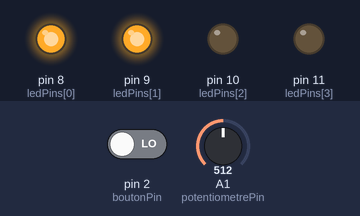
A sketch run on a simulated Arduino Uno, built with avr-gcc and run on an emulated ATmega328P. On the bench: output pins drawn as LEDs (lit = HIGH). The inputs (shaded band) are chosen by the test bench; at power-on: A1 (potentiometrePin) = 512, pin 2 (boutonPin) LOW.

Above: at 1.2 s.
1.3 s: A1 (potentiometrePin) set to 551
2.8 s: A1 (potentiometrePin) set to 570
At 3.4 s:
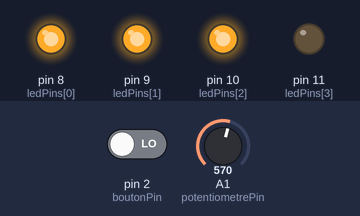
4.3 s: A1 (potentiometrePin) set to 306
At 4.6 s:
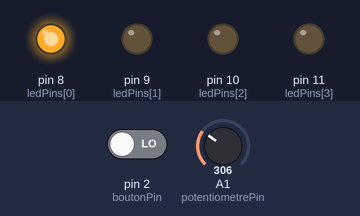
5.8 s: A1 (potentiometrePin) set to 318
At 6.9 s:
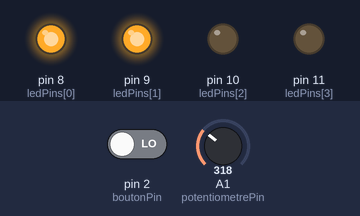
8.8 s: A1 (potentiometrePin) set to 900
At 9.2 s:
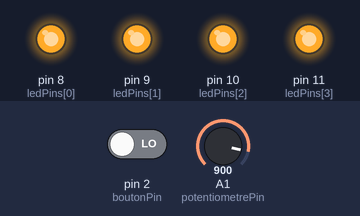
Timing chart, 0 to 11.3 s (numbered marks = the images above; inputs shaded):
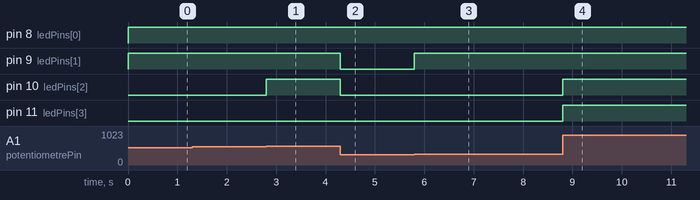

The sketch:

0sx_labo_02.ino
```cpp
// Déclaration des broches
const int potentiometrePin = A1;
const int boutonPin = 2;
const int ledPins[] = {8, 9, 10, 11};

// Variables
int valeurPotentiometre = 0;
int valeurMapped = 0;
bool boutonAppuye = false;

void setup() {
  // Initialisation des broches
  pinMode(boutonPin, INPUT);
  for (int i = 0; i < 4; i++) {
    pinMode(ledPins[i], OUTPUT);
  }

  // Initialisation de la communication série
  Serial.begin(9600);
}

void loop() {
  // Lecture du potentiomètre
  valeurPotentiometre = analogRead(potentiometrePin);
  valeurMapped = map(valeurPotentiometre, 0, 1023, 0, 20);

  // Contrôle des DELs en fonction de la valeur mappée
  if (valeurMapped <= 5) {  // 0 - 25%
    digitalWrite(ledPins[0], HIGH);  //  1ère DEL allumée
    digitalWrite(ledPins[1], LOW);
    digitalWrite(ledPins[2], LOW);
    digitalWrite(ledPins[3], LOW);
  } else if (valeurMapped <= 10) {  // 25 - 50%
    digitalWrite(ledPins[0], HIGH);  // Allumage des 2 premières DELs
    digitalWrite(ledPins[1], HIGH);
    digitalWrite(ledPins[2], LOW);
    digitalWrite(ledPins[3], LOW);
  } else if (valeurMapped <= 15) {  // 50 - 75%
    digitalWrite(ledPins[0], HIGH);  // Allumage des 3 premières DELs
    digitalWrite(ledPins[1], HIGH);
    digitalWrite(ledPins[2], HIGH);
    digitalWrite(ledPins[3], LOW);
  } else {  // 75 - 100%
    digitalWrite(ledPins[0], HIGH);  // Allumage des 4 DELs
    digitalWrite(ledPins[1], HIGH);
    digitalWrite(ledPins[2], HIGH);
    digitalWrite(ledPins[3], HIGH);
  }

  // Lecture de l'état du bouton
  if (digitalRead(boutonPin) == HIGH) {
    if (!boutonAppuye) {
      boutonAppuye = true;
      afficherBarreProgression(valeurMapped);
    }
  } else {
    boutonAppuye = false;
  }
}

// Fonction pour afficher la barre de progression
void afficherBarreProgression(int valeur) {
  int pourcentage = valeur * 5;  // Convertir en pourcentage
  Serial.print("[");
  for (int i = 0; i < 20; i++) {
    if (i < valeur) {
      Serial.print("#");  // L'avant-dernier chiffre de mon numero etudiant est pair : j'utilise #
    } else {
      Serial.print(".");
    }
  }
  Serial.print("] ");
  Serial.print(pourcentage);
  Serial.println("%");
}
```

Measured:
- the behaviour switches between 562 and 563 on A1 (potentiometrePin) (found by bisection; images 0 and 1)
- the behaviour switches between 306 and 307 on A1 (potentiometrePin) (found by bisection; images 2 and 3)
- after the input at 1.3 s, every drawn part: stays the same
- after the input at 2.8 s, pin 10 (ledPins[2]): LOW → HIGH at once
- after the input at 4.3 s, pin 9 (ledPins[1]), pin 10 (ledPins[2]): HIGH → LOW at once
- after the input at 5.8 s, pin 9 (ledPins[1]): LOW → HIGH at once
- after the input at 8.8 s, pin 10 (ledPins[2]), pin 11 (ledPins[3]): LOW → HIGH at once
